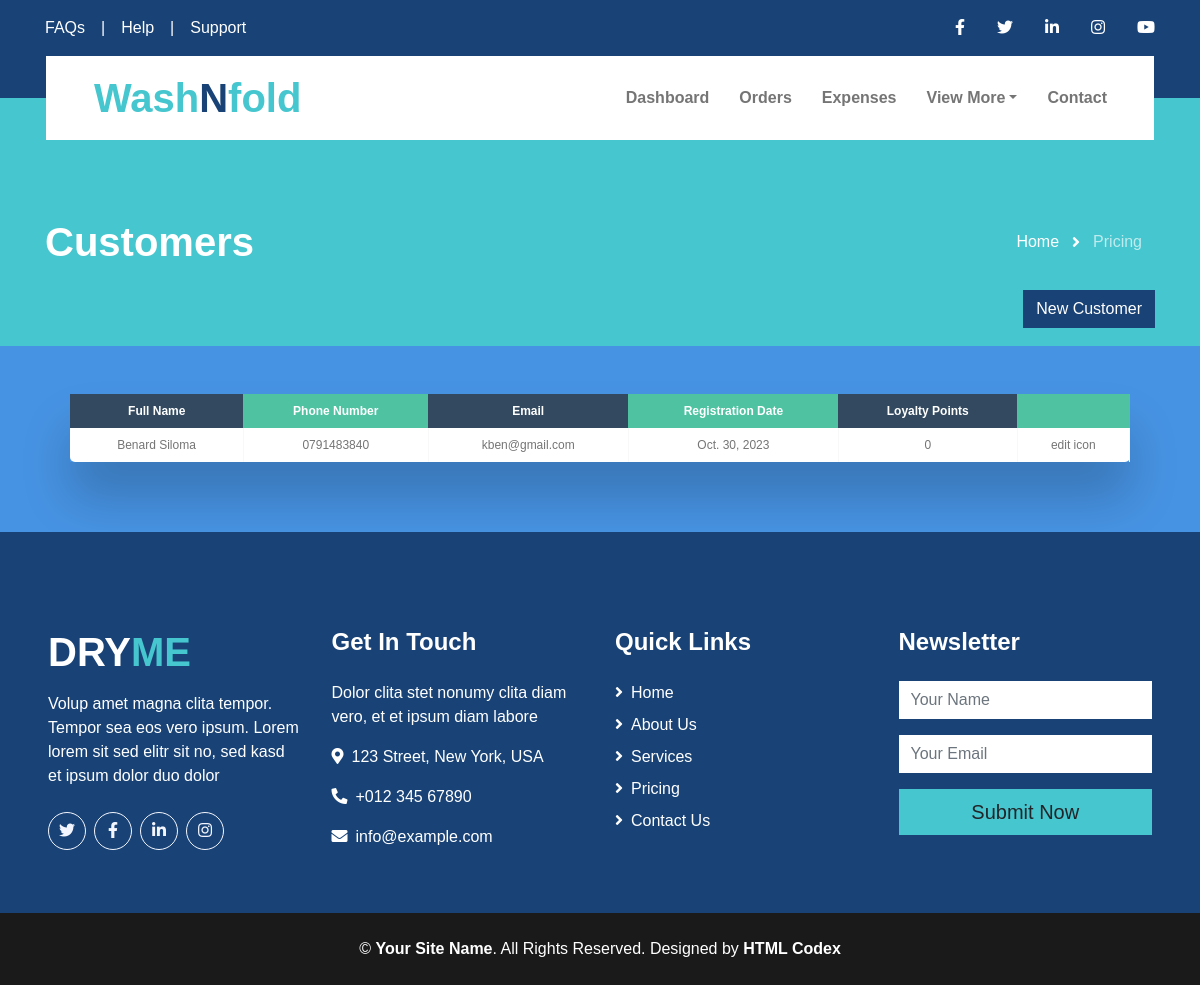
/customers, run on an earlier commit of the app's database.
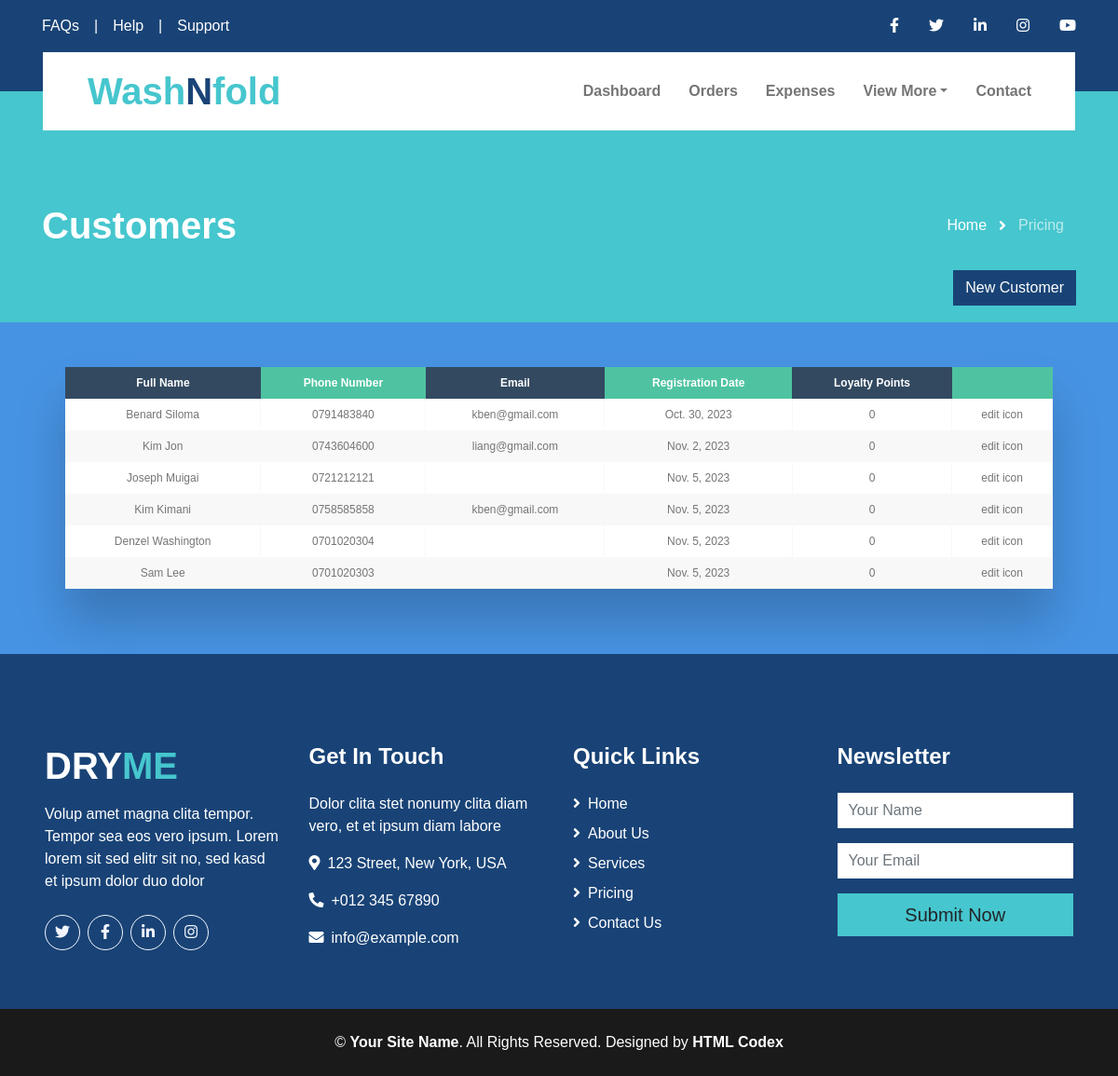
And on a later commit of the database.
### base/models.py (models this page shows, shortened)
class Customer(models.Model):
    first_name = models.CharField(max_length=100)
    last_name = models.CharField(max_length=100)
    phone_number = models.CharField(max_length=15,unique=True)
    email = models.EmailField(null=True)
    loyalty_points = models.IntegerField(default=0)
    registration_date = models.DateField()

### base/views.py (the view, shortened to what this page needs)
# urls.py: path('customers',views.Customers,name='customers'),
def Customers(request):
    customers = Customer.objects.all()
    return render(request,'customers.html',{'customers':customers})

### base/templates/customers.html (shortened to what this page needs)
{% load static %}
<!DOCTYPE html>
<html lang="en">
<head>
    <link href="https://cdnjs.cloudflare.com/ajax/libs/font-awesome/5.15.0/css/all.min.css" rel="stylesheet">
    <link href="{% static 'base/lib/owlcarousel/assets/owl.carousel.min.css' %}" rel="stylesheet">
    <link href="{% static 'base/css/style.css' %}" rel="stylesheet">
</head>
<body>
    <div class="container-fluid bg-primary py-3">
        <div class="container">
            <div class="row">
                <div class="col-md-6 text-center text-lg-left mb-2 mb-lg-0">
                    <div class="d-inline-flex align-items-center">
                        <a class="text-white pr-3" href="">FAQs</a>
                        <span class="text-white">|</span>
                        <a class="text-white px-3" href="">Help</a>
                        <span class="text-white">|</span>
                        <a class="text-white pl-3" href="">Support</a>
                    </div>
                </div>
                <div class="col-md-6 text-center text-lg-right">
                    <div class="d-inline-flex align-items-center">
                        <a class="text-white px-3" href="">
                            <i class="fab fa-facebook-f"></i>
                        </a>
                        <a class="text-white px-3" href="">
                            <i class="fab fa-twitter"></i>
                        </a>
                        <a class="text-white px-3" href="">
                            <i class="fab fa-linkedin-in"></i>
                        </a>
                        <a class="text-white px-3" href="">
                            <i class="fab fa-instagram"></i>
                        </a>
                        <a class="text-white pl-3" href="">
                            <i class="fab fa-youtube"></i>
                        </a>
                    </div>
                </div>
            </div>
        </div>
    </div>
     <div class="container-fluid position-relative nav-bar p-0">
        <div class="container-lg position-relative p-0 px-lg-3" style="z-index: 9;">
            <nav class="navbar navbar-expand-lg bg-white navbar-light py-3 py-lg-0 pl-3 pl-lg-5">
                <a href="" class="navbar-brand">
                    <h1 class="m-0 text-secondary">Wash<span class="text-primary">N</span>fold</h1>
                </a>
                <div class="collapse navbar-collapse justify-content-between px-3" id="navbarCollapse">
                    <div class="navbar-nav ml-auto py-0">
                        <a href="{% url 'home'%}" class="nav-item nav-link">Dashboard</a>
                        <a href="{% url 'orders'%}" class="nav-item nav-link">Orders</a>
                        <a href="{% url 'expenses'%}" class="nav-item nav-link">Expenses</a>
                        <div class="nav-item dropdown">
                            <a href="#" class="nav-link dropdown-toggle" data-toggle="dropdown">View More</a>
                        </div>
                        <a href="contact.html" class="nav-item nav-link">Contact</a>
                    </div>
                </div>
            </nav>
        </div>
    </div>
    <div class="page-header container-fluid bg-secondary pt-2 pt-lg-5 pb-2 mb-5">
        <div class="container py-5">
            <div class="row align-items-center py-4">
                <div class="col-md-6 text-center text-md-left">
                    <h1 class="mb-4 mb-md-0 text-white">Customers</h1>
                </div>
                <div class="col-md-6 text-center text-md-right">
                    <div class="d-inline-flex align-items-center">
                        <a class="btn text-white" href="">Home</a>
                        <i class="fas fa-angle-right text-white"></i>
                        <a class="btn text-white disabled" href="">Pricing</a>
                    </div>
                </div>
            </div>
             <button id="myBtn" class="btn btn-primary float-right mb-3">New Customer</div>
    </div>
    <div class="table-wrapper" style="overflow-x:auto;">
        <table class="fl-table">
            <thead>
            <tr>
                <th>Full Name</th>
                <th>Phone Number</th>
                <th>Email</th>
                <th>Registration Date</th>
                <th>Loyalty Points</th>
                <th> </th>
            </tr>
            </thead>
            <tbody>
                {% for client in customers %}
                    <tr>
                        <td>{{ client.first_name }} {{ client.last_name }}</td>
                        <td>{{ client.phone_number }}</td>
                        <td>{{ client.email }}</td>
                        <td>{{ client.registration_date }}</td>
                        <td>{{ client.loyalty_points }}</td>
                        <td>edit icon</td>
                    </tr>
                {% endfor %}
        </table>
    </div>
    <div class="container-fluid bg-primary text-white mt-5 pt-5 px-sm-3 px-md-5">
        <div class="row pt-5">
            <div class="col-lg-3 col-md-6 mb-5">
                <a href=""><h1 class="text-secondary mb-3"><span class="text-white">DRY</span>ME</h1></a>
                <p>Volup amet magna clita tempor. Tempor sea eos vero ipsum. Lorem lorem sit sed elitr sit no, sed kasd et ipsum dolor duo dolor</p>
                <div class="d-flex justify-content-start mt-4">
                    <a class="btn btn-outline-light rounded-circle text-center mr-2 px-0" style="width: 38px; height: 38px;" href="#"><i class="fab fa-twitter"></i></a>
                    <a class="btn btn-outline-light rounded-circle text-center mr-2 px-0" style="width: 38px; height: 38px;" href="#"><i class="fab fa-facebook-f"></i></a>
                    <a class="btn btn-outline-light rounded-circle text-center mr-2 px-0" style="width: 38px; height: 38px;" href="#"><i class="fab fa-linkedin-in"></i></a>
                    <a class="btn btn-outline-light rounded-circle text-center mr-2 px-0" style="width: 38px; height: 38px;" href="#"><i class="fab fa-instagram"></i></a>
                </div>
            </div>
            <div class="col-lg-3 col-md-6 mb-5">
                <h4 class="text-white mb-4">Get In Touch</h4>
                <p>Dolor clita stet nonumy clita diam vero, et et ipsum diam labore</p>
                <p><i class="fa fa-map-marker-alt mr-2"></i>123 Street, New York, USA</p>
                <p><i class="fa fa-phone-alt mr-2"></i>+012 345 67890</p>
                <p><i class="fa fa-envelope mr-2"></i>info@example.com</p>
            </div>
            <div class="col-lg-3 col-md-6 mb-5">
                <h4 class="text-white mb-4">Quick Links</h4>
                <div class="d-flex flex-column justify-content-start">
                    <a class="text-white mb-2" href="#"><i class="fa fa-angle-right mr-2"></i>Home</a>
                    <a class="text-white mb-2" href="#"><i class="fa fa-angle-right mr-2"></i>About Us</a>
                    <a class="text-white mb-2" href="#"><i class="fa fa-angle-right mr-2"></i>Services</a>
                    <a class="text-white mb-2" href="#"><i class="fa fa-angle-right mr-2"></i>Pricing</a>
                    <a class="text-white" href="#"><i class="fa fa-angle-right mr-2"></i>Contact Us</a>
                </div>
            </div>
            <div class="col-lg-3 col-md-6 mb-5">
                <h4 class="text-white mb-4">Newsletter</h4>
                <form action="">
                    <div class="form-group">
                        <input type="text" class="form-control border-0" placeholder="Your Name" required="required" />
                    </div>
                    <div class="form-group">
                        <input type="email" class="form-control border-0" placeholder="Your Email" required="required" />
                    </div>
                    <div>
                        <button class="btn btn-lg btn-secondary btn-block border-0" type="submit">Submit Now</button>
                    </div>
                </form>
            </div>
        </div>
    </div>
    <div class="container-fluid bg-dark text-white py-4 px-sm-3 px-md-5">
        <p class="m-0 text-center text-white">
            &copy; <a class="text-white font-weight-medium" href="#">Your Site Name</a>. All Rights Reserved. Designed by
            <a class="text-white font-weight-medium" href="https://htmlcodex.com">HTML Codex</a>
        </p>
    </div>
</body>
</html>

### base/templates/customers.html (style rules this page uses)
* { box-sizing: border-box; -webkit-box-sizing: border-box; -moz-box-sizing: border-box; }
body { font-family: Helvetica; -webkit-font-smoothing: antialiased; background: rgba( 71, 147, 227, 1); }
.table-wrapper { margin: 10px 70px 70px; box-shadow: 0px 35px 50px rgba( 0, 0, 0, 0.2 ); }
.fl-table { border-radius: 5px; font-size: 12px; font-weight: normal; border: none; border-collapse: collapse; width: 100%; max-width: 100%; white-space: nowrap; background-color: white; }
.fl-table td, .fl-table th { text-align: center; padding: 8px; }
.fl-table td { border-right: 1px solid #f8f8f8; font-size: 12px; }
.fl-table thead th { color: #ffffff; background: #4FC3A1; }
.fl-table thead th:nth-child(odd) { color: #ffffff; background: #324960; }
.fl-table tr:nth-child(even) { background: #F8F8F8; }
body { font-family: Arial, Helvetica, sans-serif; }

What changed in the data, as far as the page shows it:
added Customer: first_name "Kim", last_name "Jon", phone_number "0743604600", email "liang@gmail.com", registration_date "Nov. 2, 2023", loyalty_points "0"
added Customer: first_name "Joseph", last_name "Muigai", phone_number "0721212121", registration_date "Nov. 5, 2023", loyalty_points "0"
added Customer: first_name "Kim", last_name "Kimani", phone_number "0758585858", email "kben@gmail.com", registration_date "Nov. 5, 2023", loyalty_points "0"
added Customer: first_name "Denzel", last_name "Washington", phone_number "0701020304", registration_date "Nov. 5, 2023", loyalty_points "0"
added Customer: first_name "Sam", last_name "Lee", phone_number "0701020303", registration_date "Nov. 5, 2023", loyalty_points "0"
